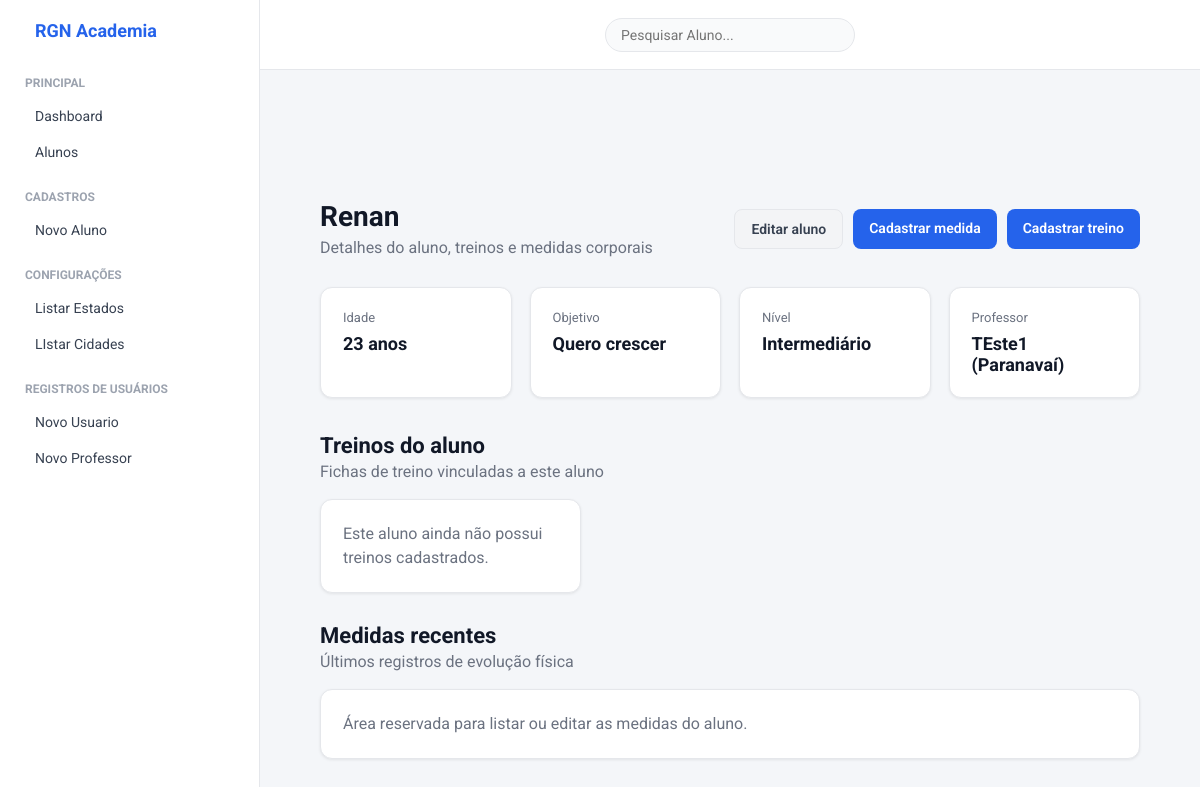
/detalhe/aluno/1/, run on an earlier commit of the app's database.
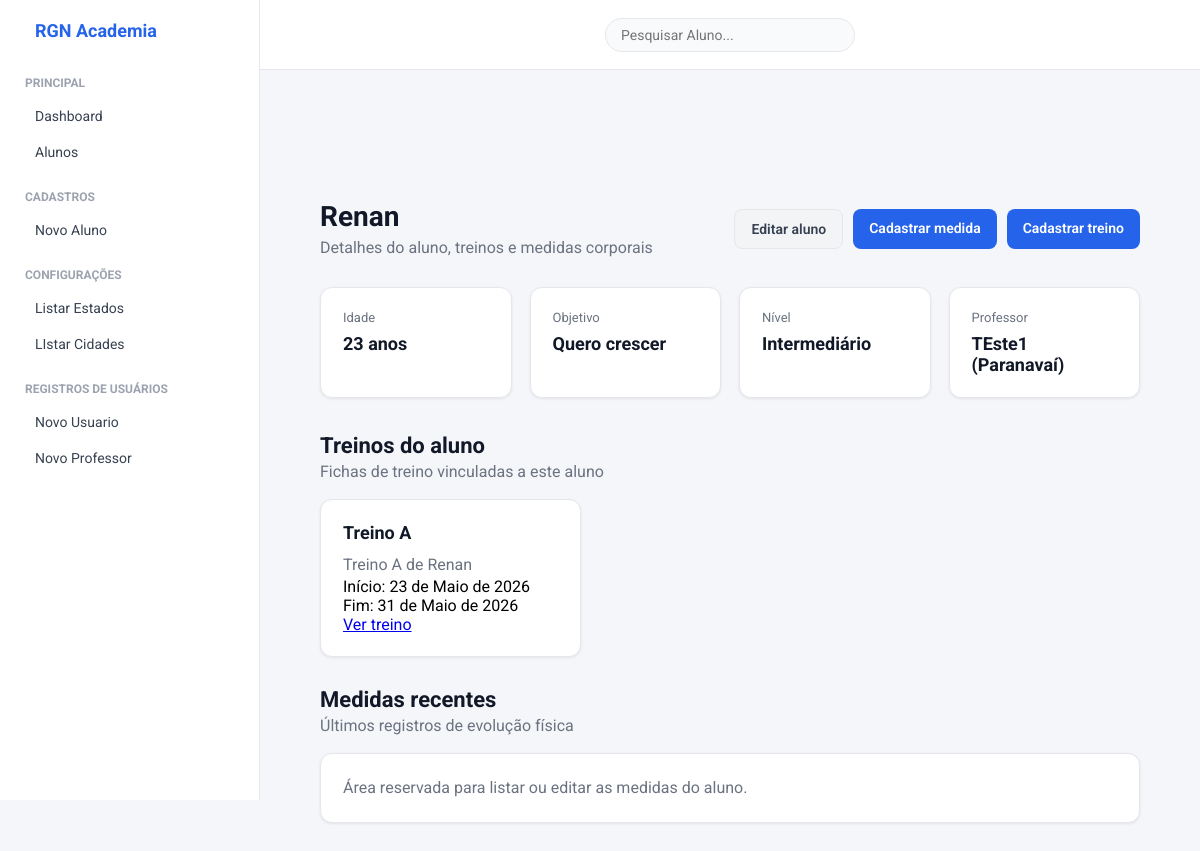
And on a later commit of the database.
### exercicio/models.py (models this page shows, shortened)
class Treino(models.Model):
    aluno = models.ForeignKey(Aluno, on_delete=models.PROTECT, related_name="Treinos")
    nomeTreino = models.CharField(max_length=20, verbose_name="Nome do Treino")
    dataInicio = models.DateField(verbose_name="Data de Inicio")
    dataFim = models.DateField(verbose_name="Data de Encerramento")
    descricao = models.CharField(max_length=100, verbose_name="Descrição")
    cadastradoEm = models.DateTimeField(verbose_name="Cadastrado em")
    cadastradoPor = models.ForeignKey(Professor, on_delete=models.PROTECT)

### cadastros/views.py (the view)
# urls.py: path('detalhe/aluno/<int:pk>/', AlunoDetail.as_view(), name='detalhe-aluno'),
class AlunoDetail(DetailView):
    model = Aluno
    template_name = 'cadastros/detalhe_aluno.html'
    context_object_name = 'aluno'
    def get_context_data(self, **kwargs):
        context = super().get_context_data(**kwargs)
        context['treinos'] = Treino.objects.filter(
            aluno=self.object
        ).order_by('-dataInicio')
        return context

### cadastros/models.py (called while the page is built)
    def __str__(self):
        return "{} ({})".format(self.nome, self.cidade.nome)

### cadastros/templates/cadastros/detalhe_aluno.html
{% extends 'modelo.html' %}
{% load static %}
{% block css %}
<link rel="stylesheet" href="{% static 'css/paginas/modelo.css' %}">
<link rel="stylesheet" href="{% static 'css/cadastros/detalhe_aluno.css' %}">
{% endblock %}
{% block content %}
<div class="aluno-detalhe">
    <div class="aluno-header">
        <div>
            <h2>{{ aluno.nome }}</h2>
            <p>Detalhes do aluno, treinos e medidas corporais</p>
        </div>
        <div class="aluno-actions">
            <a href="{% url 'editar-aluno' aluno.id %}" class="btn-secondary">Editar aluno</a>
            <a href="{% url 'cadastrar-medidas' aluno.id %}" class="btn-primary">Cadastrar medida</a>
            <a href="{% url 'cadastrar-treino'  %}" class="btn-primary">Cadastrar treino</a>
        </div>
    </div>
    <div class="info-grid">
        <div class="info-card">
            <span>Idade</span>
            <strong>{{ aluno.idade }} anos</strong>
        </div>
        <div class="info-card">
            <span>Objetivo</span>
            <strong>{{ aluno.objetivo }}</strong>
        </div>
        <div class="info-card">
            <span>Nível</span>
            <strong>{{ aluno.get_nivel_display }}</strong>
        </div>
        <div class="info-card">
            <span>Professor</span>
            <strong>{{ aluno.professor }}</strong>
        </div>
    </div>
    <div class="section-title">
        <h3>Treinos do aluno</h3>
        <p>Fichas de treino vinculadas a este aluno</p>
    </div>
    <div class="treino-grid">
        {% for treino in treinos %}
        <div class="treino-card">
            <h4>{{ treino.nomeTreino }}</h4>
            <p>{{ treino.descricao }}</p>
            <div class="treino-info">
                <span>Início: {{ treino.dataInicio }}</span>
                <span>Fim: {{ treino.dataFim }}</span>
            </div>
            <a href="{% url 'detalhe-treino' treino.id %}" class="btn-ver-treino">
                Ver treino
            </a>
        </div>
        {% empty %}
        <div class="empty-card">
            <p>Este aluno ainda não possui treinos cadastrados.</p>
        </div>
        {% endfor %}
    </div>
    <div class="section-title">
        <h3>Medidas recentes</h3>
        <p>Últimos registros de evolução física</p>
    </div>
    <div class="medidas-box">
        <p>Área reservada para listar ou editar as medidas do aluno.</p>
    </div>
</div>
{% endblock %}

What changed in the data, as far as the page shows it:
added Treino: nomeTreino "Treino A", descricao "Treino A de Renan", dataInicio "23 de Maio de 2026", dataFim "31 de Maio de 2026"
Also different on the page:
text no longer shown: "Este aluno ainda não possui treinos cadastrados."
